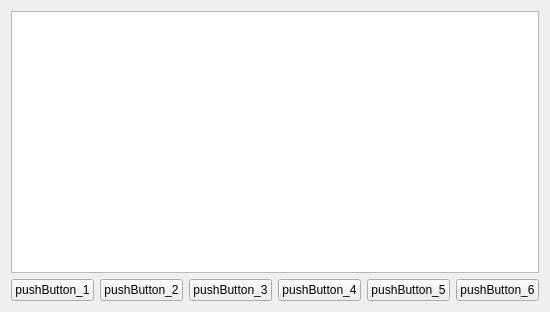
<?xml version="1.0" encoding="UTF-8"?>
<ui version="4.0">
 <class>MainWindow</class>
 <widget class="QMainWindow" name="MainWindow">
  <property name="geometry">
   <rect>
    <x>0</x>
    <y>0</y>
    <width>528</width>
    <height>312</height>
   </rect>
  </property>
  <property name="windowTitle">
   <string>MainWindow</string>
  </property>
  <widget class="QWidget" name="centralWidget">
   <layout class="QGridLayout" name="gridLayout">
    <item row="0" column="0" colspan="6">
     <widget class="QTextEdit" name="textEdit"/>
    </item>
    <item row="1" column="0">
     <widget class="QPushButton" name="pushButton_1">
      <property name="text">
       <string>pushButton_1</string>
      </property>
     </widget>
    </item>
    <item row="1" column="1">
     <widget class="QPushButton" name="pushButton_2">
      <property name="text">
       <string>pushButton_2</string>
      </property>
     </widget>
    </item>
    <item row="1" column="2">
     <widget class="QPushButton" name="pushButton_3">
      <property name="text">
       <string>pushButton_3</string>
      </property>
     </widget>
    </item>
    <item row="1" column="3">
     <widget class="QPushButton" name="pushButton_4">
      <property name="text">
       <string>pushButton_4</string>
      </property>
     </widget>
    </item>
    <item row="1" column="4">
     <widget class="QPushButton" name="pushButton_5">
      <property name="text">
       <string>pushButton_5</string>
      </property>
     </widget>
    </item>
    <item row="1" column="5">
     <widget class="QPushButton" name="pushButton_6">
      <property name="text">
       <string>pushButton_6</string>
      </property>
     </widget>
    </item>
   </layout>
  </widget>
 </widget>
 <layoutdefault spacing="6" margin="11"/>
 <resources/>
 <connections/>
</ui>
